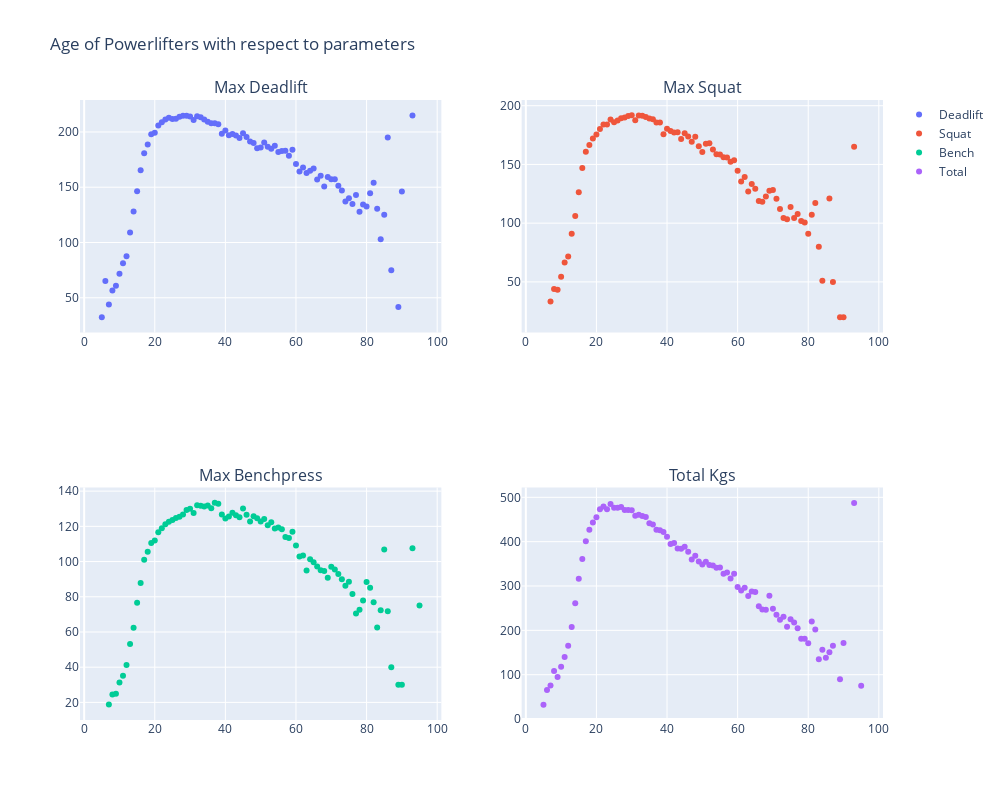

Notebook code for this chart:
### Code cell
from plotly import tools
ag = openpowerlifting.groupby(['Age']).mean()
deadlift = go.Scatter(
    x = ag.index,
    y = ag['BestDeadliftKg'],
    mode='markers',
    name='Deadlift'
)
Squat = go.Scatter(
    x = ag.index,
    y = ag['BestSquatKg'],
    mode='markers',
    name='Squat'

)
Bench = go.Scatter(
    x = ag.index,
    y = ag['BestBenchKg'],
    mode='markers',
    name='Bench'
)

Total = go.Scatter(
    x = ag.index,
    y = ag['TotalKg'],
    mode='markers',
    name='Total'
 
)

fig = tools.make_subplots(rows=2, cols=2, subplot_titles=('Max Deadlift', 'Max Squat',
                                                          'Max Benchpress','Total Kgs'))

fig.append_trace(deadlift, 1, 1)
fig.append_trace(Squat, 1, 2)
fig.append_trace(Bench, 2, 1)
fig.append_trace(Total, 2, 2)


fig['layout'].update(height=800, width=1000, title='Age of Powerlifters' +
                                                  ' with respect to parameters')

py.iplot(fig, filename='sub')

### Figure 1 — Plotly figure (JSON) as saved in the notebook; plotly's stock layout.template omitted (floating-point values rounded to 4 significant figures)
{"data": [{"mode": "markers", "name": "Deadlift", "type": "scatter", "x": [5, 6, 7, 8, 9, 10, 11, 12, 13, 14, 15, 16, 17, 18, 19, 20, 21, 22, 23, 24, 25, 26, 27, 28, 29, 30, 31, 32, 33, 34, 35, 36, 37, 38, 39, 40, 41, 42, 43, 44, 45, 46, 47, 48, 49, 50, 51, 52, 53, 54, 55, 56, 57, 58, 59, 60, 61, 62, 63, 64, 65, 66, 67, 68, 69, 70, 71, 72, 73, 74, 75, 76, 77, 78, 79, 80, 81, 82, 83, 84, 85, 86, 87, 89, 90, 93, 95], "xaxis": "x", "y": [32.5, 65.24, 43.89, 56.54, 60.96, 71.76, 81.2, 87.56, 109.1, 127.9, 146.3, 165.4, 180.8, 188.6, 198.0, 199.4, 205.9, 208.8, 211.3, 212.8, 211.7, 212.0, 213.8, 214.6, 214.8, 213.9, 210.9, 214.1, 213.2, 211.2, 209.2, 208.0, 207.8, 206.9, 198.3, 201.3, 197.0, 198.2, 196.8, 194.6, 198.8, 195.5, 191.4, 190.1, 185.2, 186.0, 190.5, 186.6, 184.9, 187.5, 181.8, 182.7, 183.1, 178.4, 183.8, 170.9, 164.1, 167.9, 162.8, 164.8, 167.0, 157.0, 160.5, 150.8, 159.4, 157.2, 157.1, 151.2, 147.1, 137.2, 140.0, 134.9, 143.1, 127.8, 134.3, 132.5, 144.5, 153.9, 130.5, 102.9, 125, 195, 75, 41.67, 146.2, 215, null], "yaxis": "y"}, {"mode": "markers", "name": "Squat", "type": "scatter", "x": [5, 6, 7, 8, 9, 10, 11, 12, 13, 14, 15, 16, 17, 18, 19, 20, 21, 22, 23, 24, 25, 26, 27, 28, 29, 30, 31, 32, 33, 34, 35, 36, 37, 38, 39, 40, 41, 42, 43, 44, 45, 46, 47, 48, 49, 50, 51, 52, 53, 54, 55, 56, 57, 58, 59, 60, 61, 62, 63, 64, 65, 66, 67, 68, 69, 70, 71, 72, 73, 74, 75, 76, 77, 78, 79, 80, 81, 82, 83, 84, 85, 86, 87, 89, 90, 93, 95], "xaxis": "x2", "y": [null, null, 33.31, 44.0, 43.41, 54.32, 66.53, 71.58, 91.04, 106.1, 126.3, 147.0, 160.8, 166.6, 172.0, 175.6, 180.3, 183.9, 184.1, 188.2, 185.9, 187.4, 189.2, 189.9, 191.3, 191.8, 187.6, 191.7, 191.5, 190.4, 189.2, 188.5, 185.7, 185.7, 175.6, 180.4, 178.4, 177.3, 177.4, 171.7, 176.5, 173.8, 169.2, 173.7, 165.4, 160.6, 167.7, 168.0, 162.7, 158.7, 158.5, 156.1, 156.0, 152.2, 153.6, 144.7, 135.6, 139.3, 126.9, 133.4, 129.4, 118.8, 118.3, 122.7, 127.5, 128.1, 120.9, 112.0, 104.4, 103.4, 113.7, 104.5, 107.9, 101.9, 100.5, 90.98, 107.1, 117.2, 80, 51, null, 121, 50, 20, 20, 165, null], "yaxis": "y2"}, {"mode": "markers", "name": "Bench", "type": "scatter", "x": [5, 6, 7, 8, 9, 10, 11, 12, 13, 14, 15, 16, 17, 18, 19, 20, 21, 22, 23, 24, 25, 26, 27, 28, 29, 30, 31, 32, 33, 34, 35, 36, 37, 38, 39, 40, 41, 42, 43, 44, 45, 46, 47, 48, 49, 50, 51, 52, 53, 54, 55, 56, 57, 58, 59, 60, 61, 62, 63, 64, 65, 66, 67, 68, 69, 70, 71, 72, 73, 74, 75, 76, 77, 78, 79, 80, 81, 82, 83, 84, 85, 86, 87, 89, 90, 93, 95], "xaxis": "x3", "y": [null, null, 18.73, 24.45, 24.91, 31.32, 35.12, 41.24, 53.18, 62.45, 76.59, 87.82, 101.0, 105.6, 110.5, 111.9, 116.6, 119.0, 121.2, 122.6, 123.6, 124.8, 125.4, 126.8, 129.4, 129.9, 127.6, 132.0, 131.7, 131.3, 131.9, 130.2, 133.3, 132.9, 126.7, 124.4, 125.6, 127.7, 126.3, 125.1, 130.2, 126.6, 122.8, 125.7, 124.6, 122.7, 124.2, 120.6, 122.3, 118.8, 119.3, 118.4, 114.0, 113.5, 116.9, 109.2, 102.9, 103.4, 94.99, 101.3, 99.64, 97.17, 95.1, 94.66, 90.77, 97.02, 95.52, 92.89, 89.97, 86.3, 88.6, 81.56, 70.57, 72.68, 77.88, 88.38, 85.09, 76.82, 62.5, 72.37, 106.9, 71.84, 40, 30, 30, 107.5, 75], "yaxis": "y3"}, {"mode": "markers", "name": "Total", "type": "scatter", "x": [5, 6, 7, 8, 9, 10, 11, 12, 13, 14, 15, 16, 17, 18, 19, 20, 21, 22, 23, 24, 25, 26, 27, 28, 29, 30, 31, 32, 33, 34, 35, 36, 37, 38, 39, 40, 41, 42, 43, 44, 45, 46, 47, 48, 49, 50, 51, 52, 53, 54, 55, 56, 57, 58, 59, 60, 61, 62, 63, 64, 65, 66, 67, 68, 69, 70, 71, 72, 73, 74, 75, 76, 77, 78, 79, 80, 81, 82, 83, 84, 85, 86, 87, 89, 90, 93, 95], "xaxis": "x4", "y": [32.5, 65.24, 75.69, 108.1, 94.75, 117.9, 140.0, 165.1, 207.7, 260.9, 316.2, 361.0, 401.2, 427.1, 443.0, 454.9, 473.3, 479.6, 473.3, 485.0, 476.4, 476.3, 478.0, 471.6, 471.3, 470.7, 458.7, 460.5, 457.8, 455.5, 441.5, 438.5, 426.6, 425.7, 421.6, 411.4, 394.9, 397.2, 384.5, 383.9, 388.8, 377.1, 359.5, 368.3, 355.5, 348.7, 354.7, 347.5, 346.2, 341.0, 341.9, 327.9, 330.4, 316.9, 327.8, 297.7, 289.6, 296.3, 277.3, 287.5, 286.4, 254.5, 247.1, 246.6, 278.0, 248.9, 235.1, 224.1, 230.5, 208.1, 225.0, 217.5, 204.8, 180.9, 181.2, 171.1, 220.0, 202.1, 134.7, 156.2, 138.1, 150.8, 165, 90, 171.2, 487.5, 75], "yaxis": "y4"}], "layout": {"annotations": [{"font": {"size": 16}, "showarrow": false, "text": "Max Deadlift", "x": 0.225, "xanchor": "center", "xref": "paper", "y": 1, "yanchor": "bottom", "yref": "paper"}, {"font": {"size": 16}, "showarrow": false, "text": "Max Squat", "x": 0.775, "xanchor": "center", "xref": "paper", "y": 1, "yanchor": "bottom", "yref": "paper"}, {"font": {"size": 16}, "showarrow": false, "text": "Max Benchpress", "x": 0.225, "xanchor": "center", "xref": "paper", "y": 0.375, "yanchor": "bottom", "yref": "paper"}, {"font": {"size": 16}, "showarrow": false, "text": "Total Kgs", "x": 0.775, "xanchor": "center", "xref": "paper", "y": 0.375, "yanchor": "bottom", "yref": "paper"}], "height": 800, "title": {"text": "Age of Powerlifters with respect to parameters"}, "width": 1000, "xaxis": {"anchor": "y", "domain": [0, 0.45]}, "xaxis2": {"anchor": "y2", "domain": [0.55, 1]}, "xaxis3": {"anchor": "y3", "domain": [0, 0.45]}, "xaxis4": {"anchor": "y4", "domain": [0.55, 1]}, "yaxis": {"anchor": "x", "domain": [0.625, 1]}, "yaxis2": {"anchor": "x2", "domain": [0.625, 1]}, "yaxis3": {"anchor": "x3", "domain": [0, 0.375]}, "yaxis4": {"anchor": "x4", "domain": [0, 0.375]}}}
